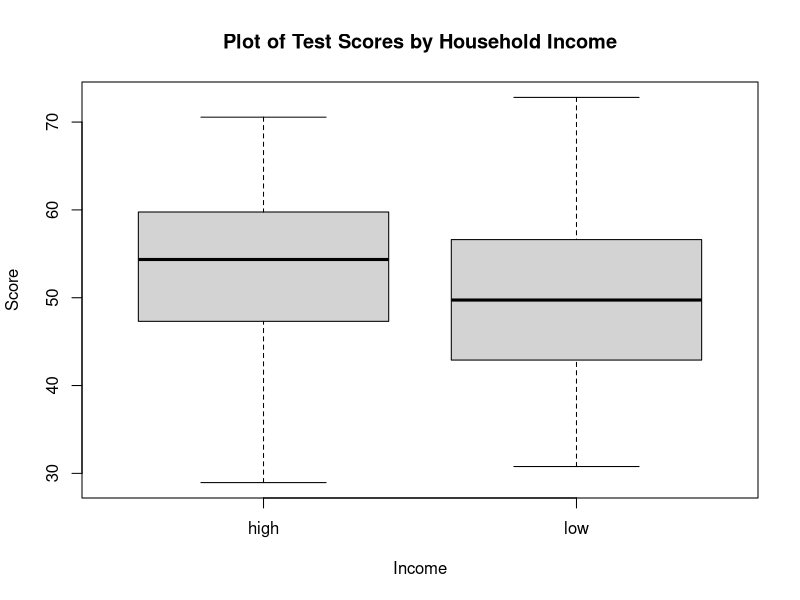
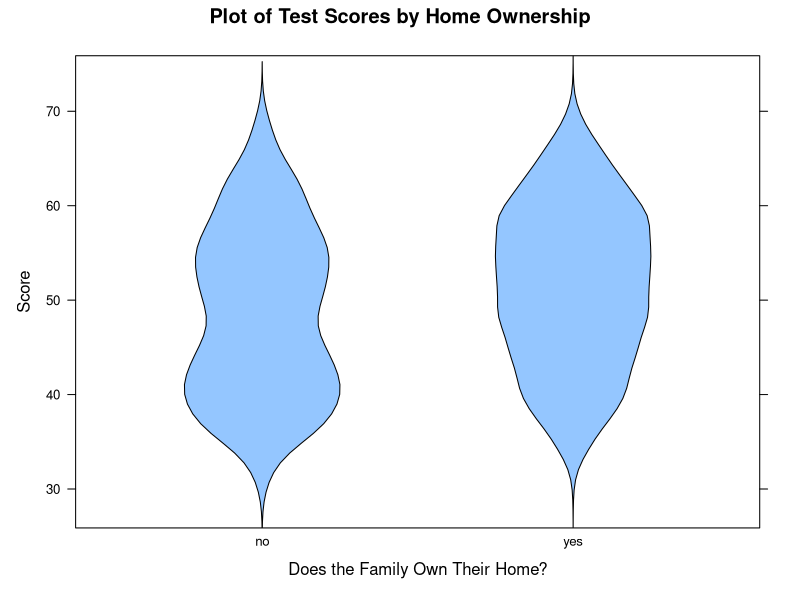
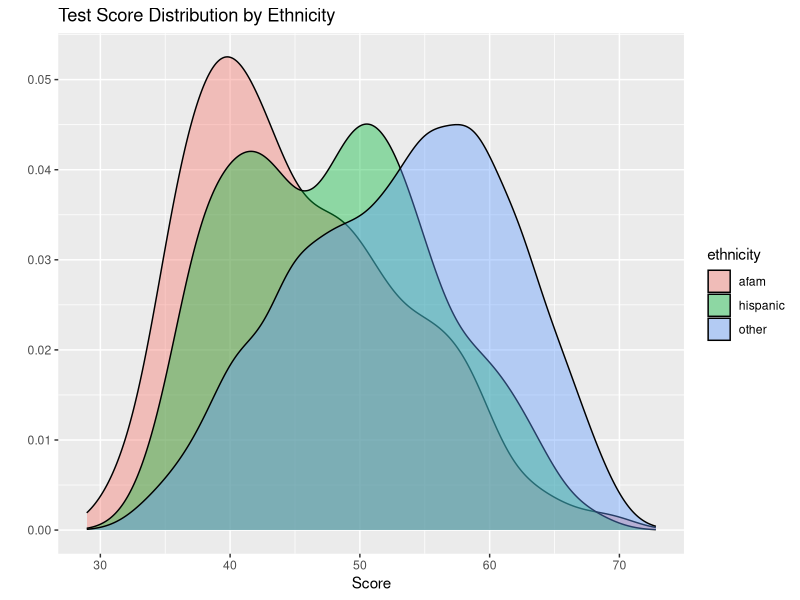

These figures' R source, in order:
df <- read.csv("CollegeDistance.csv")[,-1]

# ---- Base Graphics ----
boxplot(df$score ~ df$income, main = "Plot of Test Scores by Household Income", xlab = "Income", ylab = "Score")

# ---- Lattice Graphics ----
library(lattice)
bwplot(score ~ home, data = df, panel = panel.violin,
       main = "Plot of Test Scores by Home Ownership", 
       xlab = "Does the Family Own Their Home?",
       ylab = "Score")

# ---- ggplot2 Graphics ----
library(ggplot2)

ggplot(df, aes(x = score, fill = ethnicity)) +
  geom_density(alpha = 0.4) +
  labs(title = "Test Score Distribution by Ethnicity",
       x = "Score",
       y = "")